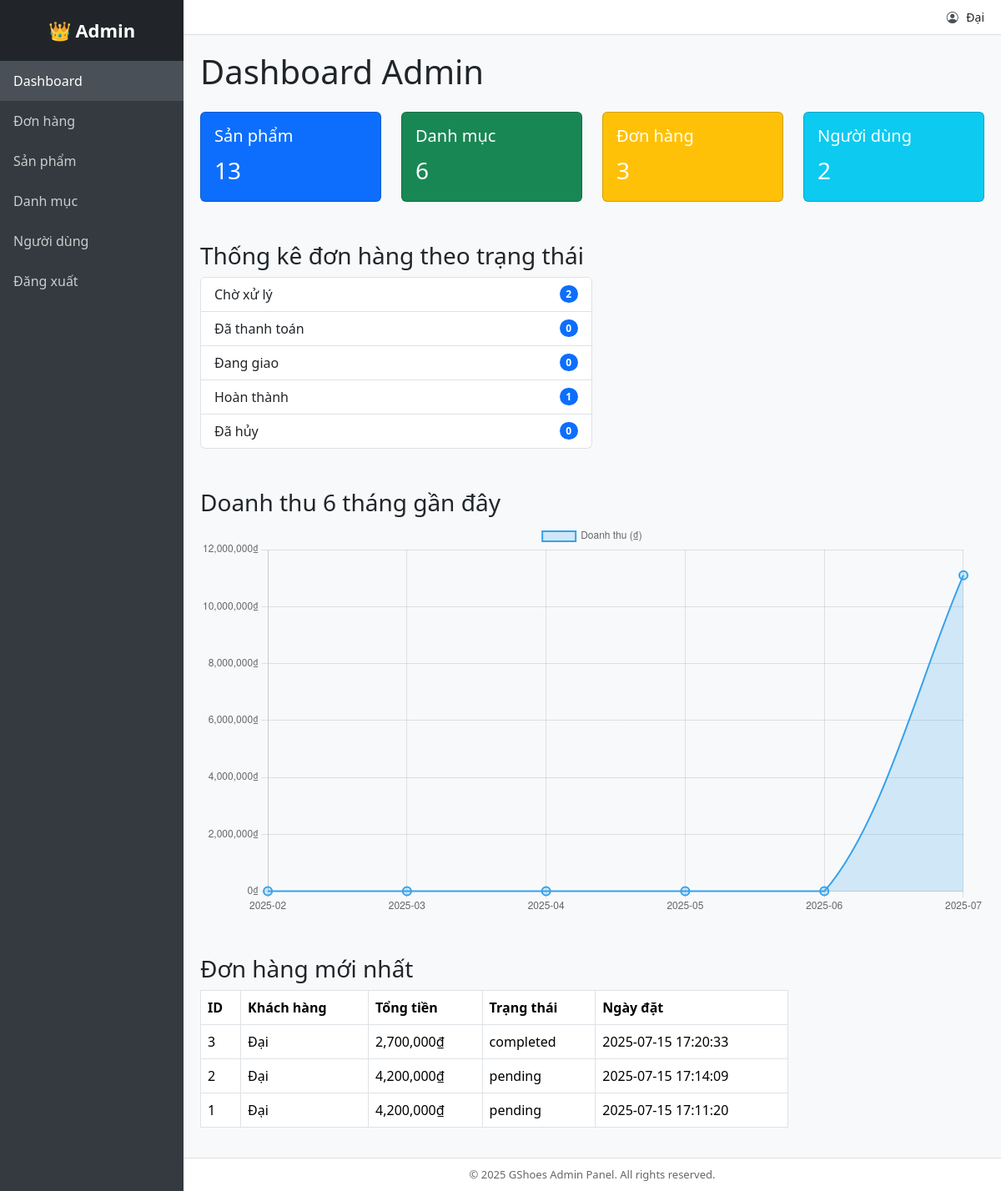
Page /admin/index.php?controller=dashboard&action=index (signed in) on the committed database.
### tables this page shows
CREATE TABLE `users` (
  `id` int(10) UNSIGNED NOT NULL,
  `email` varchar(120) NOT NULL,
  `password` char(255) NOT NULL,
  `name` varchar(120) DEFAULT NULL,
  `role` enum('customer','admin') DEFAULT 'customer',
  `created_at` timestamp NOT NULL DEFAULT current_timestamp(),
  `is_verified` tinyint(1) DEFAULT 0,
  `otp_code` varchar(10) DEFAULT NULL,
  `reset_token` varchar(64) DEFAULT NULL,
  `reset_token_expiry` datetime DEFAULT NULL
);

CREATE TABLE `orders` (
  `id` int(10) UNSIGNED NOT NULL,
  `user_id` int(10) UNSIGNED DEFAULT NULL,
  `customer_name` varchar(100) NOT NULL,
  `customer_email` varchar(100) DEFAULT NULL,
  `customer_phone` varchar(20) DEFAULT NULL,
  `customer_address` text DEFAULT NULL,
  `total` decimal(12,2) NOT NULL,
  `status` enum('pending','paid','shipping','completed','cancelled') DEFAULT 'pending',
  `created_at` datetime DEFAULT current_timestamp()
);

### admin/controllers/DashboardController.php (called while the page is built, shortened)
<?php
require_once __DIR__ . '/../models/ProductModel.php';
require_once __DIR__ . '/../models/CategoryModel.php';
require_once __DIR__ . '/../models/OrderModel.php';
require_once __DIR__ . '/../models/UserModel.php';
class DashboardController
{
    private $productModel;
    private $categoryModel;
    private $orderModel;
    private $userModel;
    public function __construct()
    {
        $this->productModel = new ProductModel();
        $this->categoryModel = new CategoryModel();
        $this->orderModel = new OrderModel();
        $this->userModel = new UserModel();
    }
    public function index()
    {
        $data = [
            'totalProducts' => count($this->productModel->getAll()),
            'totalCategories' => count($this->categoryModel->getAll()),
            'totalOrders' => count($this->orderModel->getAll()),
            'totalUsers' => count($this->userModel->getAll()),
            'orderStats' => $this->orderModel->getStatsByStatus(),
            'monthlyRevenue' => $this->orderModel->getMonthlyRevenueLast6Months(),
            'latestOrders' => $this->orderModel->getLatestOrders(5),
        ];
        extract($data);
        require __DIR__ . '/../views/dashboard/index.php';
    }
}

### admin/models/UserModel.php (called while the page is built, shortened)
<?php
require_once __DIR__ . '/../../includes/db.php';
class UserModel
{
    private $pdo;
    public function __construct()
    {
        $this->pdo = getPDO();
    }
    public function getAll()
    {
        $stmt = $this->pdo->query("SELECT id, email, name, role, created_at, is_verified FROM users ORDER BY created_at DESC");
        return $stmt->fetchAll();
    }
}

### includes/db.php (called while the page is built)
<?php
function getPDO(): PDO {
    static $pdo = null;
    if ($pdo === null) {
        $pdo = new PDO(
            'mysql:host=localhost;dbname=shoe_shop;charset=utf8mb4',
            'root',
            '',
            [
                PDO::ATTR_ERRMODE => PDO::ERRMODE_EXCEPTION,
                PDO::ATTR_DEFAULT_FETCH_MODE => PDO::FETCH_ASSOC,
            ]
        );
    }
    return $pdo;
}

### admin/models/ProductModel.php (called while the page is built, shortened)
<?php
require_once __DIR__ . '/../../includes/db.php';
class ProductModel
{
    private $pdo;
    public function __construct()
    {
        $this->pdo = getPDO();
    }
    public function getAll()
    {
        $stmt = $this->pdo->query("SELECT p.*, c.name AS category_name FROM products p LEFT JOIN categories c ON p.category_id = c.id ORDER BY p.created_at DESC");
        return $stmt->fetchAll();
    }
}

### admin/models/CategoryModel.php (called while the page is built, shortened)
<?php
require_once __DIR__ . '/../../includes/db.php';
class CategoryModel
{
    private $pdo;
    public function __construct()
    {
        $this->pdo = getPDO();
    }
    public function getAll()
    {
        $stmt = $this->pdo->query("SELECT * FROM categories ORDER BY created_at DESC");
        return $stmt->fetchAll();
    }
}

### admin/models/OrderModel.php (called while the page is built, shortened)
<?php
require_once __DIR__ . '/../../includes/db.php';
class OrderModel
{
    private $pdo;
    public function __construct()
    {
        $this->pdo = getPDO();
    }
    public function getAll()
    {
        $stmt = $this->pdo->query("SELECT * FROM orders ORDER BY created_at DESC");
        return $stmt->fetchAll();
    }
    public function getStatsByStatus()
    {
        $stmt = $this->pdo->query("
        SELECT status, COUNT(*) as count
        FROM orders
        GROUP BY status
    ");
        return $stmt->fetchAll(PDO::FETCH_KEY_PAIR);
    }
    public function getMonthlyRevenueLast6Months()
    {
        $stmt = $this->pdo->query("
        SELECT DATE_FORMAT(created_at, '%Y-%m') AS month, SUM(total) AS revenue
        FROM orders
        WHERE created_at >= DATE_SUB(CURDATE(), INTERVAL 6 MONTH)
        GROUP BY month
        ORDER BY month ASC
    ");
        $result = $stmt->fetchAll();
        $months = [];
        $revenues = [];
        $now = new DateTime();
        for ($i = 5; $i >= 0; $i--) {
            $m = $now->modify("-$i month")->format('Y-m');
            $found = false;
            foreach ($result as $row) {
                if ($row['month'] === $m) {
                    $months[] = $m;
                    $revenues[] = (float)$row['revenue'];
                    $found = true;
                    break;
                }
            }
            if (!$found) {
                $months[] = $m;
                $revenues[] = 0;
            }
            $now->modify("+$i month");
        }
        return ['months' => $months, 'revenues' => $revenues];
    }
    public function getLatestOrders($limit = 5)
    {
        $stmt = $this->pdo->prepare("
        SELECT o.id, o.customer_name, o.total, o.status, o.created_at
        FROM orders o
        ORDER BY o.created_at DESC
        LIMIT :limit
    ");
        $stmt->bindValue(':limit', (int)$limit, PDO::PARAM_INT);
        $stmt->execute();
        return $stmt->fetchAll();
    }
}

### admin/views/dashboard/index.php (the view, shortened to what this page needs)
<?php require_once __DIR__ . '/../../layouts/header.php'; ?>
<h1 class="mb-4">Dashboard Admin</h1>
<div class="row g-4">
    <div class="col-md-3">
        <div class="card text-white bg-primary">
            <div class="card-body">
                <h5 class="card-title">Sản phẩm</h5>
                <p class="card-text fs-3"><?= $totalProducts ?></p>
            </div>
        </div>
    </div>
    <div class="col-md-3">
        <div class="card text-white bg-success">
            <div class="card-body">
                <h5 class="card-title">Danh mục</h5>
                <p class="card-text fs-3"><?= $totalCategories ?></p>
            </div>
        </div>
    </div>
    <div class="col-md-3">
        <div class="card text-white bg-warning">
            <div class="card-body">
                <h5 class="card-title">Đơn hàng</h5>
                <p class="card-text fs-3"><?= $totalOrders ?></p>
            </div>
        </div>
    </div>
    <div class="col-md-3">
        <div class="card text-white bg-info">
            <div class="card-body">
                <h5 class="card-title">Người dùng</h5>
                <p class="card-text fs-3"><?= $totalUsers ?></p>
            </div>
        </div>
    </div>
</div>
<h3 class="mt-5">Thống kê đơn hàng theo trạng thái</h3>
<ul class="list-group w-50">
    <?php
    $statuses = ['pending' => 'Chờ xử lý', 'paid' => 'Đã thanh toán', 'shipping' => 'Đang giao', 'completed' => 'Hoàn thành', 'cancelled' => 'Đã hủy'];
    foreach ($statuses as $key => $label):
        $count = $orderStats[$key] ?? 0;
    ?>
        <li class="list-group-item d-flex justify-content-between align-items-center">
            <?= $label ?>
            <span class="badge bg-primary rounded-pill"><?= $count ?></span>
        </li>
    <?php endforeach; ?>
</ul>
<h3 class="mt-5">Doanh thu 6 tháng gần đây</h3>
<canvas id="revenueChart" width="600" height="300"></canvas>
<h3 class="mt-5">Đơn hàng mới nhất</h3>
<table class="table table-bordered w-75">
    <thead>
        <tr>
            <th>ID</th>
            <th>Khách hàng</th>
            <th>Tổng tiền</th>
            <th>Trạng thái</th>
            <th>Ngày đặt</th>
        </tr>
    </thead>
    <tbody>
        <?php foreach ($latestOrders as $order): ?>
            <tr>
                <td><?= htmlspecialchars($order['id']) ?></td>
                <td><?= htmlspecialchars($order['customer_name']) ?></td>
                <td><?= number_format($order['total']) ?>₫</td>
                <td><?= htmlspecialchars($order['status']) ?></td>
                <td><?= htmlspecialchars($order['created_at']) ?></td>
            </tr>
        <?php endforeach; ?>
    </tbody>
</table>
<script>
    const ctx = document.getElementById('revenueChart').getContext('2d');
    const revenueChart = new Chart(ctx, {
        type: 'line',
        data: {
            labels: <?= json_encode($monthlyRevenue['months']) ?>,
            datasets: [{
                label: 'Doanh thu (₫)',
                data: <?= json_encode($monthlyRevenue['revenues']) ?>,
                backgroundColor: 'rgba(54, 162, 235, 0.2)',
                borderColor: 'rgba(54, 162, 235, 1)',
                borderWidth: 2,
                fill: true,
                tension: 0.3,
                pointRadius: 5,
                pointHoverRadius: 7,
            }]
        },
        options: {
            scales: {
                y: {
                    beginAtZero: true,
                    ticks: {
                        callback: function(value) {
                            return value.toLocaleString() + '₫';
                        }
                    }
                }
            }
        }
    });
</script>
<?php require_once __DIR__ . '/../../layouts/footer.php'; ?>

### admin/layouts/header.php (shortened to what this page needs)
<?php
$user = $_SESSION['admin_user'] ?? null;
?>
<!DOCTYPE html>
<html lang="vi">
<head>
    <link href="https://cdn.jsdelivr.net/npm/bootstrap@5.3.3/dist/css/bootstrap.min.css" rel="stylesheet" />
    <link href="https://cdn.jsdelivr.net/npm/bootstrap-icons@1.10.5/font/bootstrap-icons.css" rel="stylesheet" />
</head>
<body>
    <nav class="sidebar">
        <div class="logo">👑 Admin</div>
        <a href="index.php?controller=dashboard&action=index" class="<?= ($_GET['controller'] ?? '') === 'dashboard' ? 'active' : '' ?>">Dashboard</a>
        <a href="index.php?controller=order&action=index" class="<?= ($_GET['controller'] ?? '') === 'order' ? 'active' : '' ?>">Đơn hàng</a>
        <a href="index.php?controller=product&action=index" class="<?= ($_GET['controller'] ?? '') === 'product' ? 'active' : '' ?>">Sản phẩm</a>
        <a href="index.php?controller=category&action=index" class="<?= ($_GET['controller'] ?? '') === 'category' ? 'active' : '' ?>">Danh mục</a>
        <a href="index.php?controller=user&action=index" class="<?= ($_GET['controller'] ?? '') === 'user' ? 'active' : '' ?>">Người dùng</a>
        <a href="index.php?controller=auth&action=logout">Đăng xuất</a>
    </nav>
    <div class="main-wrapper">
        <header class="admin-header">
            <div class="user-info">
                <i class="bi bi-person-circle"></i>
                <?= htmlspecialchars($user['name'] ?? 'Admin') ?>
            </div>
        </header>
        <main class="admin-content">

### admin/layouts/header.php (style rules this page uses)
body { min-height: 100vh; display: flex; margin: 0; }
.sidebar { width: 220px; background-color: #343a40; color: #fff; flex-shrink: 0; position: fixed; top: 0; bottom: 0; overflow-y: auto; }
.sidebar a { color: #ccc; text-decoration: none; display: block; padding: 12px 16px; font-weight: 500; }
.sidebar a.active, .sidebar a:hover { background-color: #495057; color: #fff; }
.sidebar .logo { font-size: 22px; font-weight: 700; padding: 20px 16px; background-color: #212529; text-align: center; }
.main-wrapper { margin-left: 220px; flex-grow: 1; display: flex; flex-direction: column; min-height: 100vh; }
header.admin-header { background-color: #fff; padding: 10px 20px; border-bottom: 1px solid #ddd; display: flex; justify-content: flex-end; align-items: center; gap: 15px; font-weight: 500; font-size: 14px; }
header.admin-header .user-info i { margin-right: 6px; color: #495057; }
main.admin-content { flex-grow: 1; padding: 20px; background-color: #f8f9fa; }

### rows in the picture
users: name "Đại"
orders: id "3", customer_name "Đại", total "2,700,000", status "completed", created_at "2025-07-15 17:20:33"
orders: id "2", customer_name "Đại", total "4,200,000", status "pending", created_at "2025-07-15 17:14:09"
orders: id "1", customer_name "Đại", total "4,200,000", status "pending", created_at "2025-07-15 17:11:20"

### other values in the picture
$totalProducts "13"
$totalCategories "6"
$totalOrders "3"
$totalUsers "2"
$label "Chờ xử lý"
$count "2"
$label "Đã thanh toán"
$count "0"
$label "Đang giao"
$label "Hoàn thành"
$count "1"
$label "Đã hủy"
chart data {{ json_encode($monthlyRevenue['months']) }} ["2025-02","2025-03","2025-04","2025-05","2025-06","2025-07"]
chart data {{ json_encode($monthlyRevenue['revenues']) }} [0,0,0,0,0,11100000]
